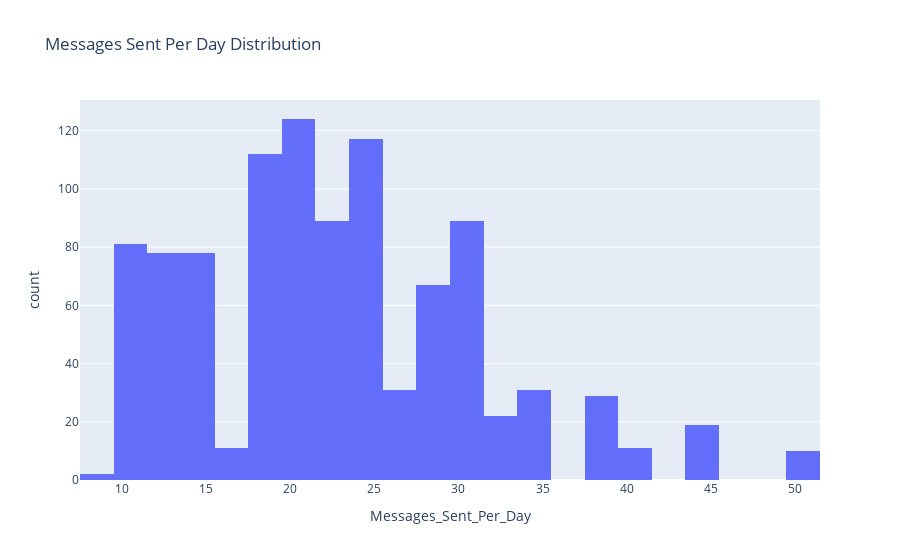

Source (notebook cell):
### Code cell
plt = px.histogram(train_df, x='Messages_Sent_Per_Day', title='Messages Sent Per Day Distribution')
plt.show()

### Figure 1 — Plotly figure (JSON) as saved in the notebook; plotly's stock layout.template omitted (floating-point values rounded to 4 significant figures; data arrays with more than 128 entries replaced by an {"elided": "..."} marker saying what was removed)
{"data": [{"alignmentgroup": "True", "bingroup": "x", "hovertemplate": "Messages_Sent_Per_Day=%{x}<br>count=%{y}<extra></extra>", "legendgroup": "", "marker": {"color": "#636efa", "pattern": {"shape": ""}}, "name": "", "offsetgroup": "", "orientation": "v", "showlegend": false, "type": "histogram", "x": {"elided": "1001 int values"}, "xaxis": "x", "yaxis": "y"}], "layout": {"barmode": "relative", "legend": {"tracegroupgap": 0}, "title": {"text": "Messages Sent Per Day Distribution"}, "xaxis": {"anchor": "y", "domain": [0, 1], "title": {"text": "Messages_Sent_Per_Day"}}, "yaxis": {"anchor": "x", "domain": [0, 1], "title": {"text": "count"}}}}
